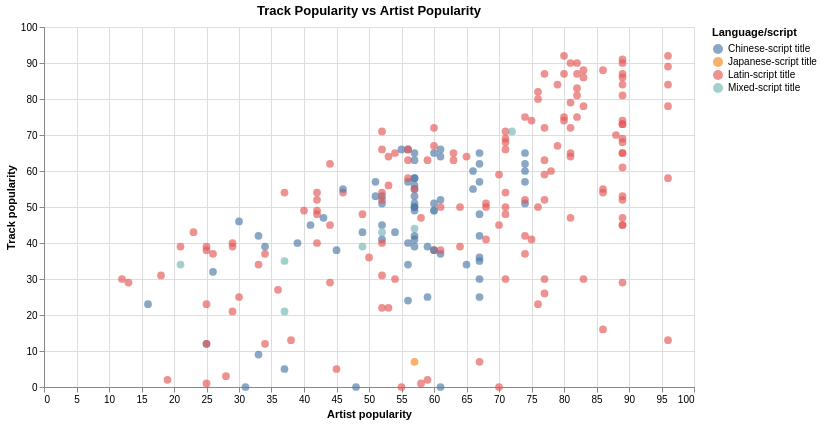

The code cell stored with this chart in its notebook:
### Code cell
scatter_matrix_data = analysis_df[["popularity", "release_year", "duration_min", "artist_popularity", "log_artist_followers", "language_group"]]

alt.Chart(scatter_matrix_data).mark_circle(size=60, opacity=0.65).encode(
    x=alt.X("artist_popularity:Q", title="Artist popularity"),
    y=alt.Y("popularity:Q", title="Track popularity"),
    color=alt.Color("language_group:N", title="Language/script"),
    tooltip=["popularity:Q", "artist_popularity:Q", "log_artist_followers:Q", "language_group:N"],
).properties(
    title="Track Popularity vs Artist Popularity",
    width=650,
    height=360,
)

### Figure 1 — Vega-Lite specification as saved in the notebook (floating-point values rounded to 4 significant figures; data arrays with more than 128 entries replaced by an {"elided": "..."} marker saying what was removed)
{"config": {"view": {"continuousWidth": 300, "continuousHeight": 300}}, "data": {"name": "data-93747685f886699ceb66252f8a4b9376"}, "mark": {"type": "circle", "opacity": 0.65, "size": 60}, "encoding": {"color": {"field": "language_group", "title": "Language/script", "type": "nominal"}, "tooltip": [{"field": "popularity", "type": "quantitative"}, {"field": "artist_popularity", "type": "quantitative"}, {"field": "log_artist_followers", "type": "quantitative"}, {"field": "language_group", "type": "nominal"}], "x": {"field": "artist_popularity", "title": "Artist popularity", "type": "quantitative"}, "y": {"field": "popularity", "title": "Track popularity", "type": "quantitative"}}, "height": 360, "title": "Track Popularity vs Artist Popularity", "width": 650, "$schema": "https://vega.github.io/schema/vega-lite/v6.1.0.json", "datasets": {"data-93747685f886699ceb66252f8a4b9376": {"elided": "232 records"}}}
